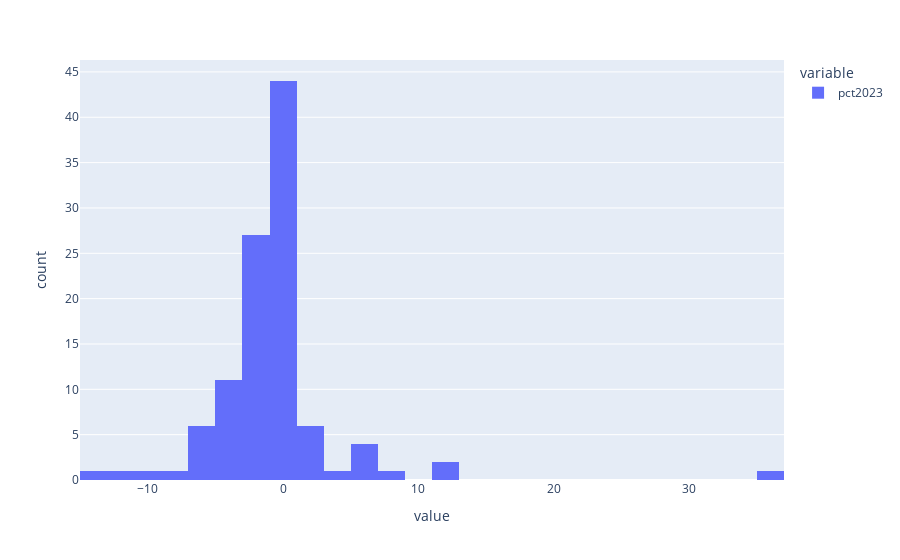

The cell this chart's notebook holds for it:
### Code cell
px.histogram(selected['pct2023'])

### Figure 1 — Plotly figure (JSON) as saved in the notebook; plotly's stock layout.template omitted (floating-point values rounded to 4 significant figures)
{"data": [{"alignmentgroup": "True", "bingroup": "x", "hovertemplate": "variable=pct2023<br>value=%{x}<br>count=%{y}<extra></extra>", "legendgroup": "pct2023", "marker": {"color": "#636efa", "pattern": {"shape": ""}}, "name": "pct2023", "offsetgroup": "pct2023", "orientation": "v", "showlegend": true, "type": "histogram", "x": [0, 11.11, 0, -1.255, 0, 0, 0, -10.0, -2.632, 0, 0, 0, 0, 0, 0, -5.263, -4.762, 0, -13.04, 0, 5.882, 0, -6.667, 0, -1.887, 0, -4.348, -2.439, -3.311, 0, 0, 0, 0, 0, 0, 0.9434, 8.0, 0, 3.947, -1.127, -2.083, -1.176, 0, -4.167, 11.21, -4.348, -5.769, 1.805, -2.685, 0, 0, -8.065, -1.183, 5.66, -2.222, 0, 6.25, -6.324, -1.587, 2.72, -3.053, 0, 0, -2.943, -0.625, 2.381, -5.286, 0, -4.167, -11.32, -3.354, -2.5, 0, 1.281, 5.833, -2.128, 0, -3.218, -2.504, -2.703, 0.4651, -2.222, -1.338, 0.9378, -4.762, -2.745, -2.281, -1.816, -1.705, 35.89, -0.7692, -1.351, -4.605, -5.974, 0, -1.681, -0.8639, -0.5747, -2.581, -1.451, 2.632, 0.6667, 1.639, 0.5063, -2.42, 0.8289, 0.4994], "xaxis": "x", "yaxis": "y"}], "layout": {"barmode": "relative", "legend": {"title": {"text": "variable"}, "tracegroupgap": 0}, "margin": {"t": 60}, "xaxis": {"anchor": "y", "domain": [0, 1], "title": {"text": "value"}}, "yaxis": {"anchor": "x", "domain": [0, 1], "title": {"text": "count"}}}}
